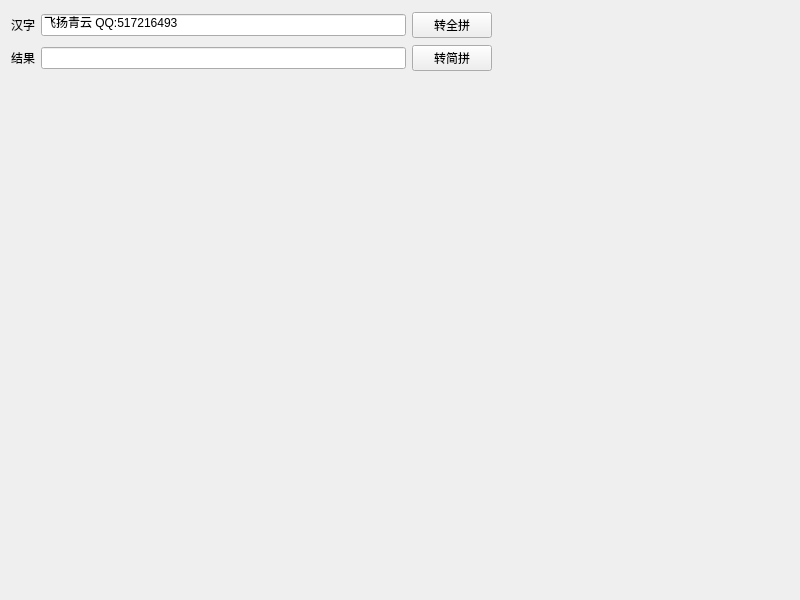
<?xml version="1.0" encoding="UTF-8"?>
<ui version="4.0">
 <class>frmZhToPY</class>
 <widget class="QWidget" name="frmZhToPY">
  <property name="geometry">
   <rect>
    <x>0</x>
    <y>0</y>
    <width>800</width>
    <height>600</height>
   </rect>
  </property>
  <property name="windowTitle">
   <string>Form</string>
  </property>
  <widget class="QWidget" name="widget" native="true">
   <property name="geometry">
    <rect>
     <x>11</x>
     <y>11</y>
     <width>481</width>
     <height>63</height>
    </rect>
   </property>
   <layout class="QGridLayout" name="gridLayout">
    <property name="leftMargin">
     <number>0</number>
    </property>
    <property name="topMargin">
     <number>0</number>
    </property>
    <property name="rightMargin">
     <number>0</number>
    </property>
    <property name="bottomMargin">
     <number>0</number>
    </property>
    <item row="0" column="2">
     <widget class="QPushButton" name="btnPY">
      <property name="text">
       <string>转全拼</string>
      </property>
     </widget>
    </item>
    <item row="0" column="1">
     <widget class="QLineEdit" name="txtChinese">
      <property name="text">
       <string>飞扬青云 QQ:517216493</string>
      </property>
     </widget>
    </item>
    <item row="0" column="0">
     <widget class="QLabel" name="labChinese">
      <property name="text">
       <string>汉字</string>
      </property>
     </widget>
    </item>
    <item row="1" column="1">
     <widget class="QLineEdit" name="txtResult"/>
    </item>
    <item row="1" column="0">
     <widget class="QLabel" name="labResult">
      <property name="text">
       <string>结果</string>
      </property>
     </widget>
    </item>
    <item row="1" column="2">
     <widget class="QPushButton" name="btnJP">
      <property name="text">
       <string>转简拼</string>
      </property>
     </widget>
    </item>
   </layout>
  </widget>
 </widget>
 <resources/>
 <connections/>
</ui>
